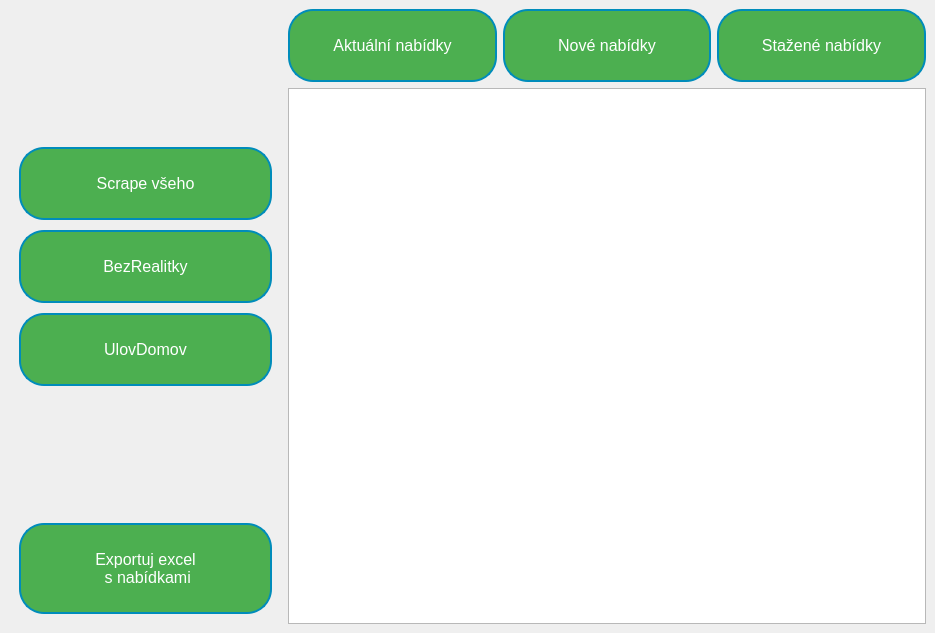
<?xml version="1.0" encoding="UTF-8"?>
<ui version="4.0">
 <class>MainWindow</class>
 <widget class="QMainWindow" name="MainWindow">
  <property name="geometry">
   <rect>
    <x>0</x>
    <y>0</y>
    <width>935</width>
    <height>633</height>
   </rect>
  </property>
  <property name="windowTitle">
   <string>Scraper</string>
  </property>
  <property name="layoutDirection">
   <enum>Qt::LeftToRight</enum>
  </property>
  <widget class="QWidget" name="centralwidget">
   <layout class="QHBoxLayout" name="horizontalLayout_2" stretch="30,70">
    <item>
     <layout class="QVBoxLayout" name="verticalLayout" stretch="1,2,3,4,1,1">
      <property name="spacing">
       <number>10</number>
      </property>
      <property name="leftMargin">
       <number>10</number>
      </property>
      <property name="topMargin">
       <number>10</number>
      </property>
      <property name="rightMargin">
       <number>10</number>
      </property>
      <property name="bottomMargin">
       <number>10</number>
      </property>
      <item>
       <spacer name="verticalSpacer">
        <property name="orientation">
         <enum>Qt::Vertical</enum>
        </property>
        <property name="sizeType">
         <enum>QSizePolicy::Expanding</enum>
        </property>
        <property name="sizeHint" stdset="0">
         <size>
          <width>20</width>
          <height>59</height>
         </size>
        </property>
       </spacer>
      </item>
      <item>
       <widget class="QPushButton" name="scrapeAllButton">
        <property name="styleSheet">
         <string notr="true">QPushButton {padding: 25px;
background-color: #4CAF50;
border: 2px solid #008CBA;
border-radius: 25px;
color: white;
font-size: 16px;}
QPushButton:hover {
background-color: #45a049;
}
QPushButton:pressed{
background-color: #ff0000;
}
</string>
        </property>
        <property name="text">
         <string>Scrape všeho</string>
        </property>
       </widget>
      </item>
      <item>
       <widget class="QPushButton" name="BRButton">
        <property name="styleSheet">
         <string notr="true">QPushButton {padding: 25px;
background-color: #4CAF50;
border: 2px solid #008CBA;
border-radius: 25px;
color: white;
font-size: 16px;}
QPushButton:hover {
background-color: #45a049;
}
QPushButton:pressed{
background-color: #ff0000;
}
</string>
        </property>
        <property name="text">
         <string>BezRealitky</string>
        </property>
       </widget>
      </item>
      <item>
       <widget class="QPushButton" name="UDButton">
        <property name="styleSheet">
         <string notr="true">QPushButton {padding: 25px;
background-color: #4CAF50;
border: 2px solid #008CBA;
border-radius: 25px;
color: white;
font-size: 16px;}
QPushButton:hover {
background-color: #45a049;
}
QPushButton:pressed{
background-color: #ff0000;
}
</string>
        </property>
        <property name="text">
         <string>UlovDomov</string>
        </property>
       </widget>
      </item>
      <item>
       <spacer name="verticalSpacer_2">
        <property name="orientation">
         <enum>Qt::Vertical</enum>
        </property>
        <property name="sizeHint" stdset="0">
         <size>
          <width>20</width>
          <height>40</height>
         </size>
        </property>
       </spacer>
      </item>
      <item>
       <widget class="QPushButton" name="ExportButton">
        <property name="styleSheet">
         <string notr="true">QPushButton {padding: 25px;
background-color: #4CAF50;
border: 2px solid #008CBA;
border-radius: 25px;
color: white;
font-size: 16px;}
QPushButton:hover {
background-color: #45a049;
}
QPushButton:pressed{
background-color: #ff0000;
}
</string>
        </property>
        <property name="text">
         <string>Exportuj excel
 s nabídkami</string>
        </property>
       </widget>
      </item>
     </layout>
    </item>
    <item>
     <layout class="QVBoxLayout" name="verticalLayout_2" stretch="10,40">
      <item>
       <layout class="QHBoxLayout" name="horizontalLayout">
        <item>
         <widget class="QPushButton" name="CurrentListingButton">
          <property name="styleSheet">
           <string notr="true">QPushButton {padding: 25px;
background-color: #4CAF50;
border: 2px solid #008CBA;
border-radius: 25px;
color: white;
font-size: 16px;}
QPushButton:hover {
background-color: #45a049;
}
QPushButton:pressed{
background-color: #ff0000;
}
</string>
          </property>
          <property name="text">
           <string>Aktuální nabídky</string>
          </property>
         </widget>
        </item>
        <item>
         <widget class="QPushButton" name="NewListingButton">
          <property name="styleSheet">
           <string notr="true">QPushButton {padding: 25px;
background-color: #4CAF50;
border: 2px solid #008CBA;
border-radius: 25px;
color: white;
font-size: 16px;}
QPushButton:hover {
background-color: #45a049;
}
QPushButton:pressed{
background-color: #ff0000;
}
</string>
          </property>
          <property name="text">
           <string>Nové nabídky</string>
          </property>
         </widget>
        </item>
        <item>
         <widget class="QPushButton" name="RemoveListingButton">
          <property name="styleSheet">
           <string notr="true">QPushButton {padding: 25px;
background-color: #4CAF50;
border: 2px solid #008CBA;
border-radius: 25px;
color: white;
font-size: 16px;}
QPushButton:hover {
background-color: #45a049;
}
QPushButton:pressed{
background-color: #ff0000;
}
</string>
          </property>
          <property name="text">
           <string>Stažené nabídky</string>
          </property>
         </widget>
        </item>
       </layout>
      </item>
      <item>
       <widget class="QTableWidget" name="tableWidget"/>
      </item>
     </layout>
    </item>
   </layout>
  </widget>
 </widget>
 <resources/>
 <connections/>
</ui>
